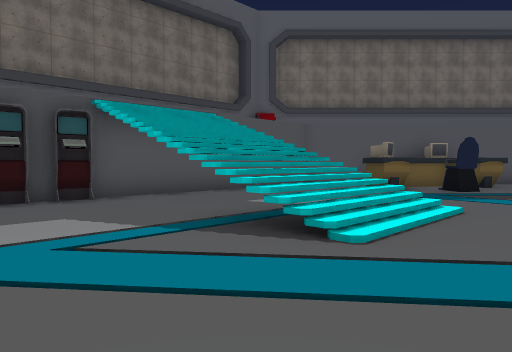
View 1 (above)

23 first-person views from a walk through a 3-D level made in the Unity game engine. The camera is 1.5 m above the floor, tilts 2° down and sees 70° across. The floor is counted in squares, 2 m on a side. Each view is taken from the middle of a square. On the plan, view 1 faces up. The plan holds only what a view shows up to about 11 squares ahead; the rest is blank. The place goes on beyond the plan. The player character is not drawn. Some animated figures are not drawn. Some surface patterns are stand-ins.

View 2
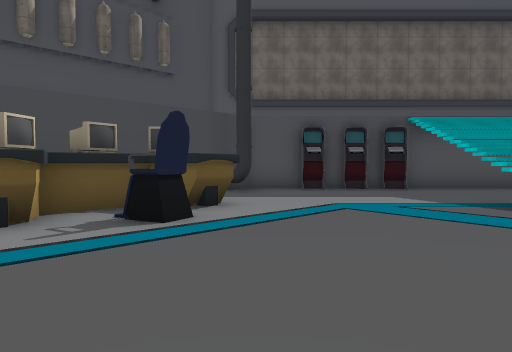

View 3
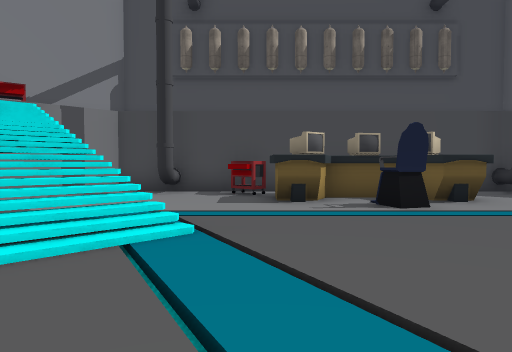

View 4
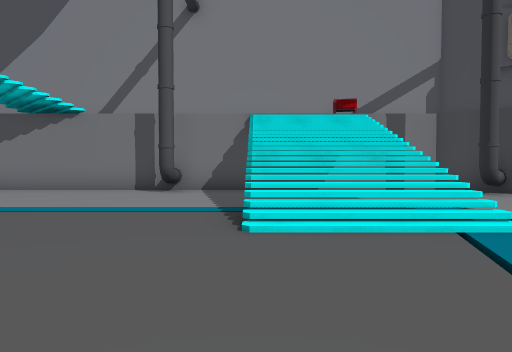

View 5
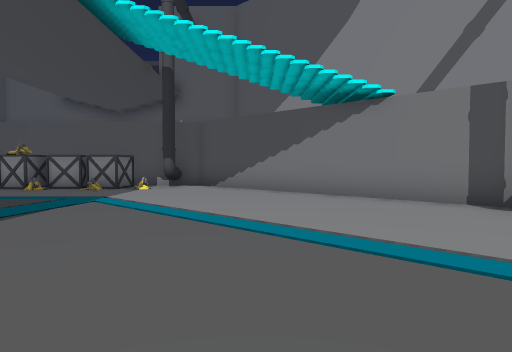

View 6
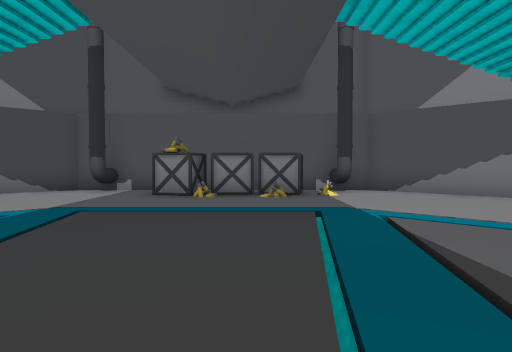

View 7
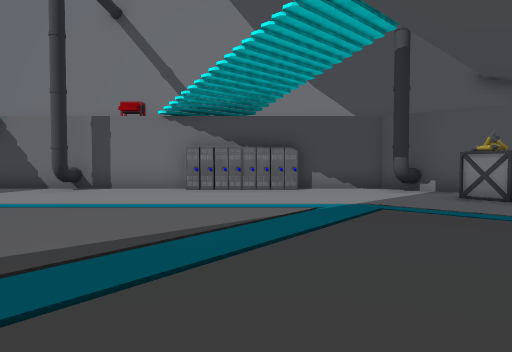

View 8
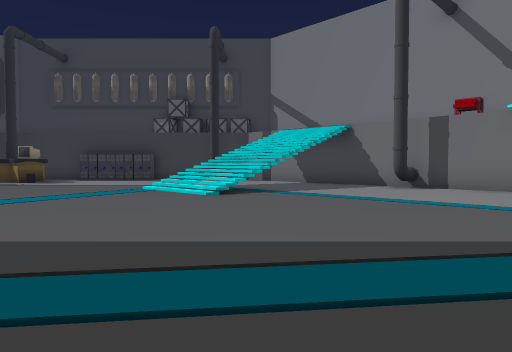

View 9
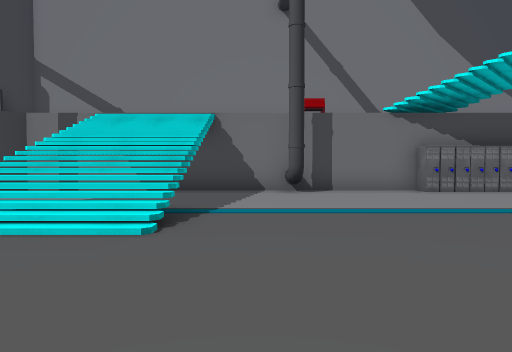

View 10
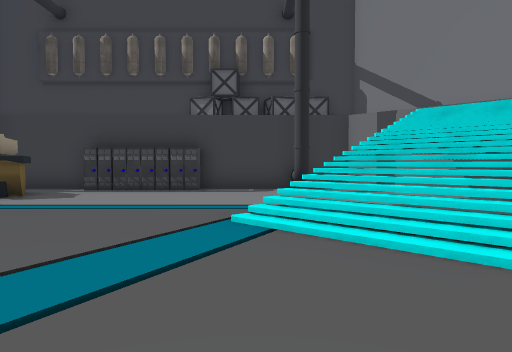

View 11
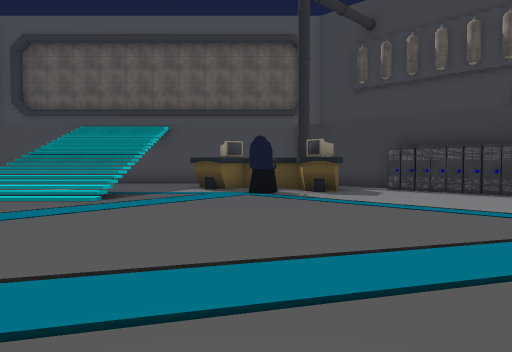

View 12
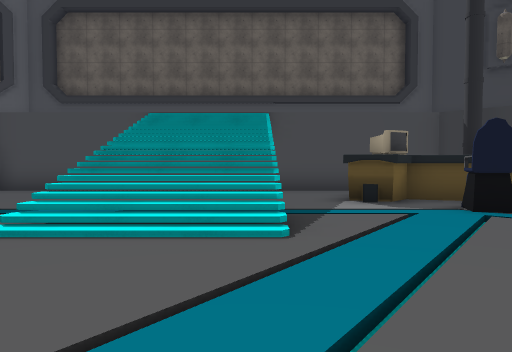

View 13
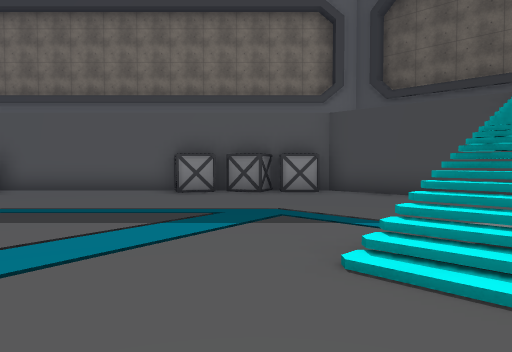

View 14
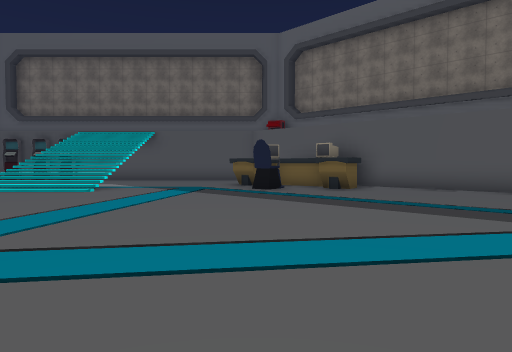

View 15
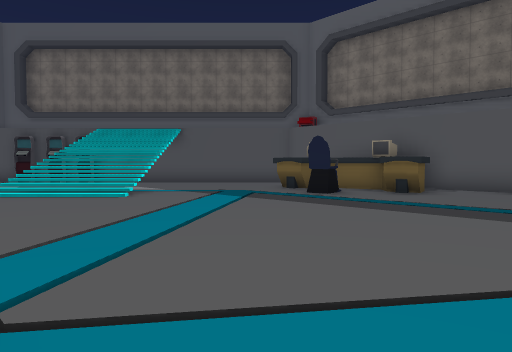

View 16
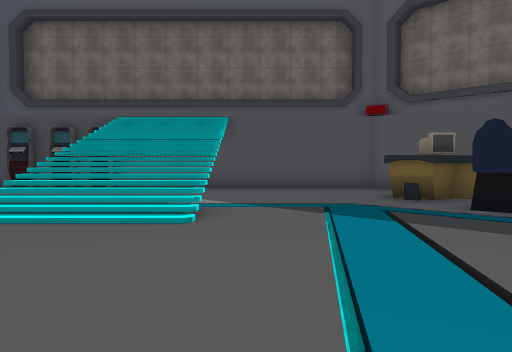

View 17
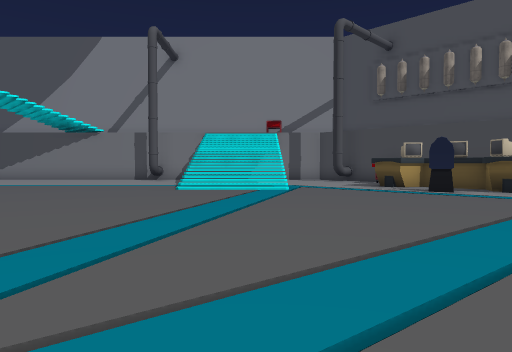

View 18
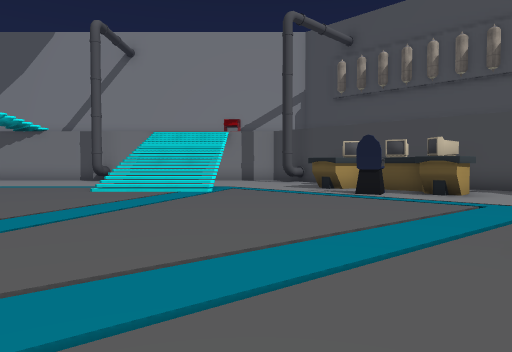

View 19
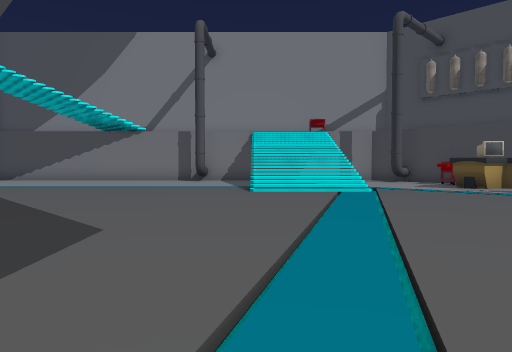

View 20
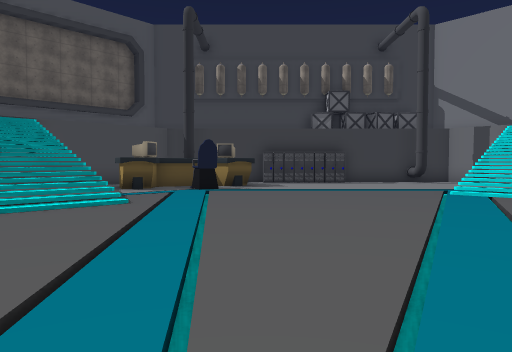

View 21
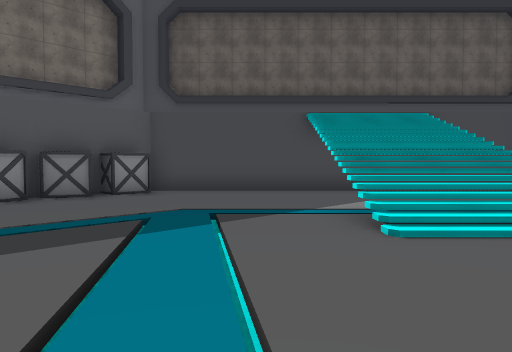

View 22
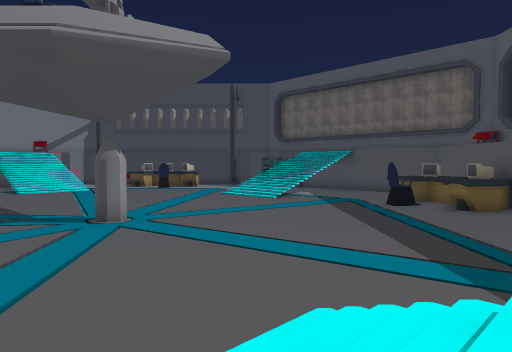

View 23
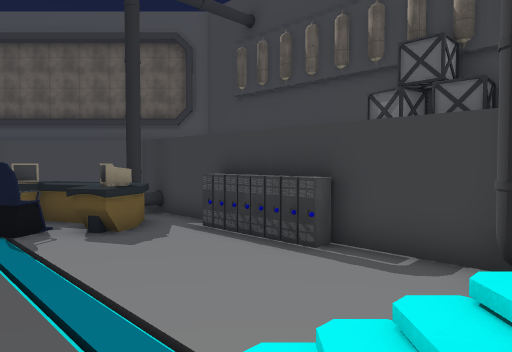

### Floor plan
Key: @ floor where view 1 was taken; # wall or solid block; . floor; / step, stairs or slope; M machine; O other object.
Columns run from 7 left of view 1 to 25 right of it. Each row starts with its distance up from view 1.
 13        ###    #####O#OO##
 12       ##...####....O....##
 11      ##....#..#..........##
 10     ##.....//O............##
  9    ##.....////////////.....##
  8   ##.....////.......///.....##
  7  ##M..../#//......./../#/....##
  6 ##M....///////.....///////....#
  5 #.....#////..//...//..////..#
  4 ##.../////....././/....////.#####
  3 #..././///....//../..../////O##.#
  2 #...///////..///////..//////.##.#
  1 ####//........//#//......../....#
  0   #OO/.@....////////......./...O
 -1   #.//....////./// /./...../...O
 -2 ####//...///.../     /./.../...O#
 -3 #O..//././.....     .../././....#
 -4 #...////.......    ......///....#
 -5 ##..////.......  .......////...##
 -6 #.../////...../ ./......////....#
 -7 #....////.....//./......///....##
 -8 ##. ..#//..... /.//...../#....##
 -9  ##  ...//..../..//....//....##
-10    #.....//......//...//....##
-11    ####...//....../..//...###
-12      #.....//./.....//....##
-13      ##.....///....//....##
-14       ##.....///////....##
-15        ##..............O
-16         ##.....OO.....O#
-17          ##..OOOOO...###
-18           ##.#.   .###
-19            ### #####

Where each view was taken, in squares from view 1:
view 1: 0 up, 0 right, facing up
view 2: 3 down, 1 right, facing up-left
view 3: 3 down, 3 right, facing left
view 4: 3 down, 4 right, facing down-left
view 5: 6 down, 3 right, facing down
view 6: 8 down, 8 right, facing down
view 7: 8 down, 8 right, facing down-right
view 8: 7 down, 8 right, facing right
view 9: 4 down, 13 right, facing down-right
view 10: 4 down, 14 right, facing right
view 11: 4 down, 14 right, facing up-right
view 12: 1 up, 14 right, facing up-right
view 13: 3 up, 14 right, facing up
view 14: 2 up, 13 right, facing up-left
view 15: 2 up, 11 right, facing up-left
view 16: 3 up, 7 right, facing up-left
view 17: 3 up, 7 right, facing down-left
view 18: 4 up, 5 right, facing down-left
view 19: 1 up, 8 right, facing down-left
view 20: 1 up, 10 right, facing right
view 21: 4 up, 11 right, facing up-right
view 22: 5 up, 18 right, facing left
view 23: 6 down, 19 right, facing up-right
